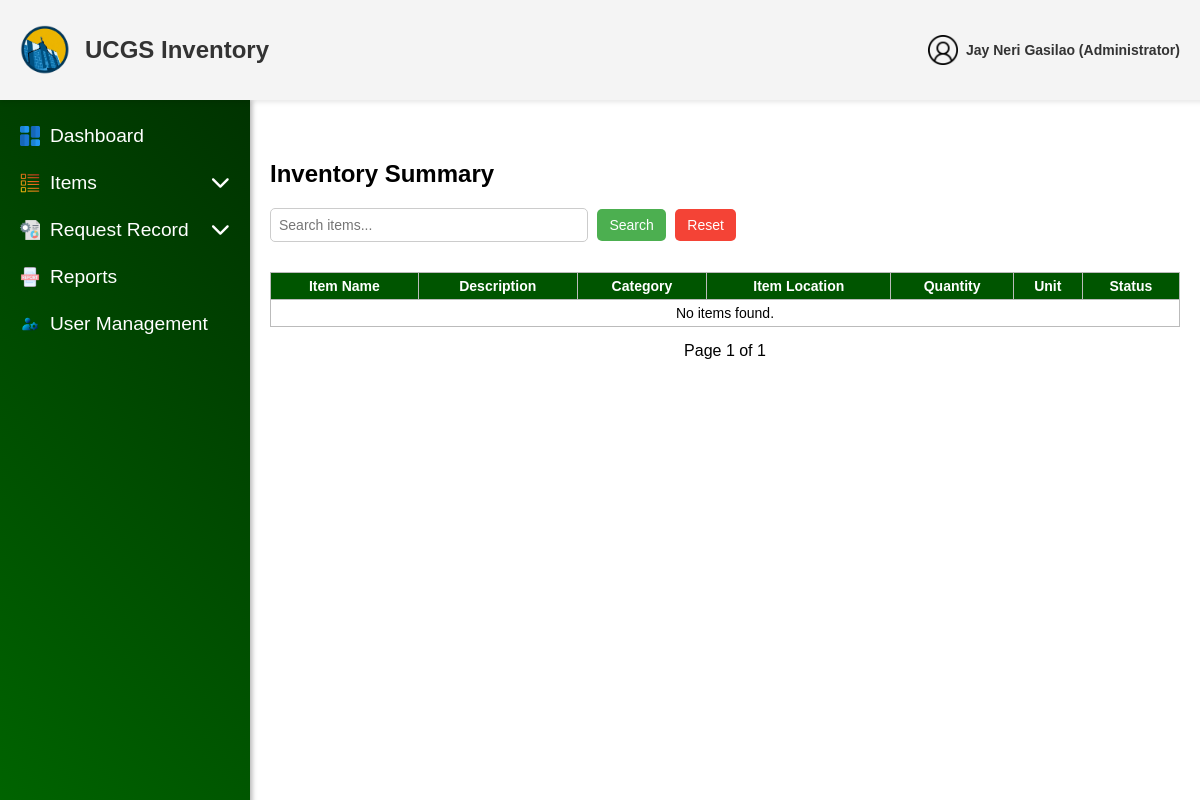
Before: /admin/InventorySummary.php (signed in) with the older database file.
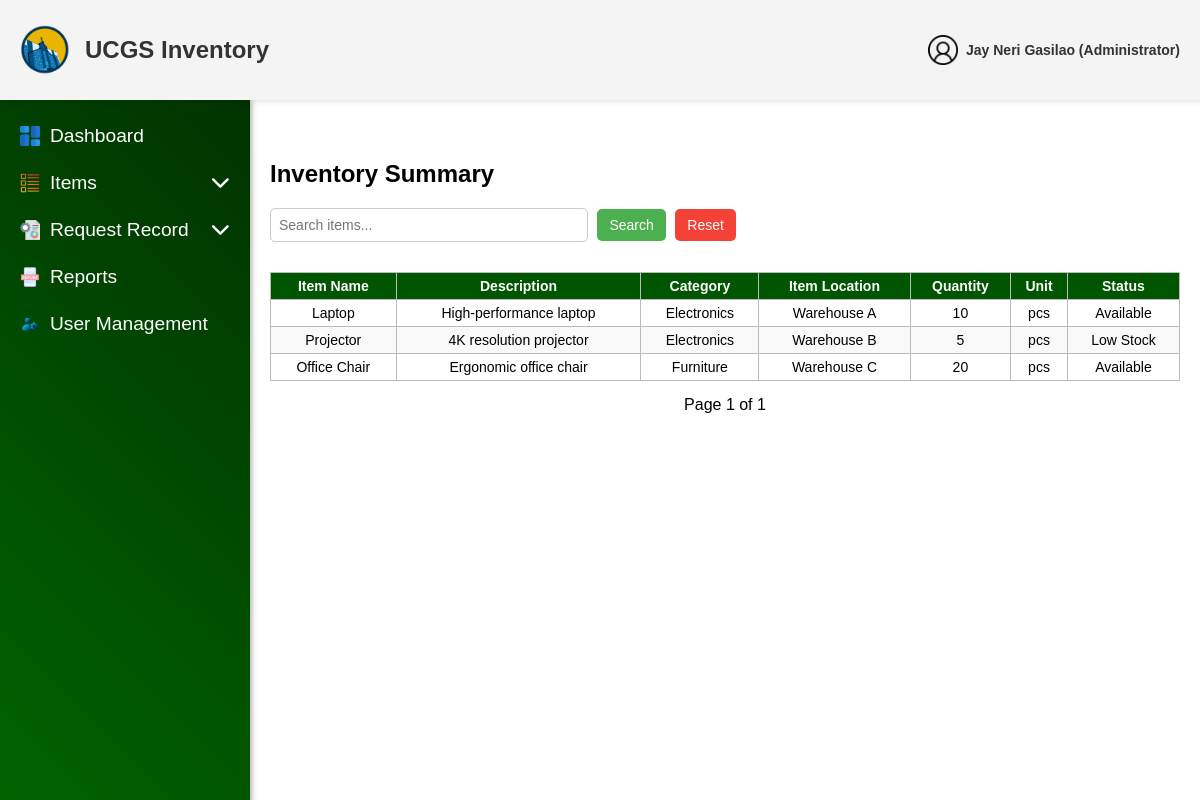
After: the same page with the newer database file.
### tables this page shows
CREATE TABLE IF NOT EXISTS users (
    user_id INT AUTO_INCREMENT PRIMARY KEY,
    username VARCHAR(255) NOT NULL UNIQUE,
    email VARCHAR(255) NOT NULL UNIQUE,
    password VARCHAR(255) NOT NULL,
    role ENUM('User', 'Administrator') NOT NULL,
    ministry ENUM('UCM', 'CWA', 'CHOIR', 'PWT', 'CYF') NOT NULL,
    status ENUM('Active', 'Deactivated') NOT NULL DEFAULT 'Active',
    created_at DATETIME NOT NULL DEFAULT CURRENT_TIMESTAMP,
    updated_at DATETIME DEFAULT NULL ON UPDATE CURRENT_TIMESTAMP
);

CREATE TABLE IF NOT EXISTS items (
    item_id INT AUTO_INCREMENT PRIMARY KEY,
    item_no VARCHAR(50) UNIQUE NOT NULL,
    item_name VARCHAR(255) NOT NULL,
    description TEXT,
    quantity INT NOT NULL,
    unit VARCHAR(20),
    status ENUM('Available', 'Out of Stock', 'Low Stock') NOT NULL,
    reorder_point INT DEFAULT 0,
    model_no VARCHAR(50),
    item_category VARCHAR(50),
    item_location VARCHAR(50),
    expiration DATE DEFAULT NULL,
    brand VARCHAR(50),
    supplier VARCHAR(50),
    price_per_item DECIMAL(10,2),
    deleted_at DATETIME DEFAULT NULL,
    last_updated DATETIME NOT NULL DEFAULT CURRENT_TIMESTAMP ON UPDATE CURRENT_TIMESTAMP
);

### admin/InventorySummary.php (the view, shortened to what this page needs)
<?php
include '../config/db_connection.php';
$currentAdminId = $_SESSION['user_id'];
$stmt = $conn->prepare("SELECT username, email, role FROM users WHERE user_id = ?");
$stmt->bind_param("i", $currentAdminId);
$stmt->execute();
$result = $stmt->get_result();
$currentAdmin = $result->fetch_assoc();
$accountName = $currentAdmin['username'] ?? 'User';
$accountRole = $currentAdmin['role'] ?? '';
$limit = 10;
$page = isset($_GET['page']) && $_GET['page'] > 0 ? (int)$_GET['page'] : 1;
$offset = ($page - 1) * $limit;
$totalQuery = "SELECT COUNT(*) AS total FROM items";
$totalResult = $conn->query($totalQuery);
$totalRows = $totalResult->fetch_assoc()['total'];
$totalPages = $totalRows > 0 ? ceil($totalRows / $limit) : 1;
$query = $conn->prepare("SELECT * FROM items LIMIT ? OFFSET ?");
$query->bind_param("ii", $limit, $offset);
$query->execute();
$result = $query->get_result();
?>
<!DOCTYPE html>
<html lang="en">
<head>
    <link rel="stylesheet" href="../css/Isummary.css">
    <link rel="stylesheet" href="https://cdnjs.cloudflare.com/ajax/libs/font-awesome/6.5.1/css/all.min.css">
</head>
<body>
<header class="header">
        <div class="header-content">
            <div class="left-side">
                <img src="../assets/img/Logo.png" alt="Logo" class="logo">
                <span class="website-name">UCGS Inventory</span>
            </div>
            <div class="right-side">
            <div class="user">
    <img src="../assets/img/users.png" alt="User" class="icon" id="userIcon">
    <span class="admin-text"><?php echo htmlspecialchars($accountName); ?> (<?php echo htmlspecialchars($accountRole); ?>)</span>
</div>
            </div>
        </div>
    </header>
    <aside class="sidebar">
        <ul>
            <li><a href="AdminDashboard.php"><img src="../assets/img/dashboards.png" alt="Dashboard Icon" class="sidebar-icon"> Dashboard</a></li>
            <li class="dropdown">
                <a href="#" class="dropdown-btn">
                    <img src="../assets/img/list-items.png" alt="Items Icon" class="sidebar-icon">
                    <span class="text">Items</span>
                    <i class="fa-solid fa-chevron-down arrow-icon"></i>
                </a>
            </li>
            <li class="dropdown">
                <a href="#" class="dropdown-btn">
                    <img src="../assets/img/request-for-proposal.png" alt="Request Icon" class="sidebar-icon">
                    <span class="text">Request Record</span>
                    <i class="fa-solid fa-chevron-down arrow-icon"></i>
                </a>
            </li>
            <li><a href="Reports.php"><img src="../assets/img/reports.png" alt="Reports Icon" class="sidebar-icon"> Reports</a></li>
            <li><a href="UserManagement.php"><img src="../assets/img/user-management.png" alt="User Management Icon" class="sidebar-icon"> User Management</a></li>
        </ul>
    </aside>
<div class="main-content">
    <h2 style="font-family:'Akrobat', sans-serif;">Inventory Summary</h2>
    <input type="text" id="searchBar" placeholder="Search items...">
    <button onclick="searchTable()">Search</button>
    <button onclick="resetSearch()">Reset</button>
    <table class="inventory-table">
        <thead>
            <tr>
                <th>Item Name</th>
                <th>Description</th>
                <th>Category</th>
                <th>Item Location</th>
                <th>Quantity</th>
                <th>Unit</th>
                <th>Status</th>
            </tr>
        </thead>
        <tbody>
            <?php if ($result->num_rows > 0): ?>
                <?php while ($row = $result->fetch_assoc()): ?>
                    <tr>
                        <td><?php echo $row['item_name']; ?></td>
                        <td><?php echo $row['description']; ?></td>
                        <td><?php echo $row['item_category'] ?? 'N/A'; ?></td>
                        <td><?php echo $row['item_location'] ?? 'N/A'; ?></td>
                        <td><?php echo $row['quantity']; ?></td>
                        <td><?php echo $row['unit']; ?></td>
                        <td><?php echo $row['status']; ?></td>
                    </tr>
                <?php endwhile; ?>
            <?php else: ?>
                <tr>
                    <td colspan="8">No items found.</td>
                </tr>
            <?php endif; ?>
        </tbody>
    </table>
    <div class="pagination">
        <span id="page-number" style="font-family:'Akrobat', sans-serif;">Page <?php echo $page; ?> of <?php echo $totalPages; ?></span>
    </div>
</div>
</body>
</html>

### css/Isummary.css (style rules this page uses)
body { margin: 0; font-family: 'Akrobat', sans-serif; }
.header { background-color: #f4f4f4; height: 100px; padding: 0 20px; box-shadow: 0 2px 5px rgba(0, 0, 0, 0.1); display: flex; align-items: center; position: fixed; top: 0; left: 0; width: 100%; z-index: 1000; }
.header-content { display: flex; justify-content: space-between; width: 100%; align-items: center; }
.main-content { margin-left: 250px; margin-top: 120px; padding: 20px; }
.left-side { display: flex; align-items: center; }
.logo { height: 50px; margin-right: 15px; }
.website-name { font-family: 'Akrobat', sans-serif; font-size: 1.5em; font-weight: bold; color: #333; }
.right-side { margin-right: 40px; display: flex; align-items: center; gap: 10px; }
.icon { height: 30px; margin-left: 20px; cursor: pointer; }
.sidebar { width: 250px; height: calc(100vh - 100px); background: linear-gradient(45deg, #006400, #003300); position: fixed; top: 100px; left: 0; display: flex; flex-direction: column; padding-top: 10px; box-shadow: 2px 0 5px rgba(0, 0, 0, 0.3); }
.sidebar ul { font-family: 'Akrobat', sans-serif; list-style: none; padding: 0px; margin: 0; }
.sidebar li { margin: 5px 0; }
.sidebar a, .dropdown-btn { font-family: 'Akrobat', sans-serif; text-decoration: none; color: rgb(255, 255, 255); font-size: 1.2em; padding: 10px 20px; display: flex; align-items: center; transition: background-color 0.3s ease, transform 0.2s ease-in-out; }
.sidebar a .text, .dropdown-btn .text { flex-grow: 1; text-align: left; }
.sidebar-icon { width: 20px; height: 20px; margin-right: 10px; transition: transform 0.2s ease-in-out; }
.dropdown-btn { display: flex; align-items: center; justify-content: space-between; cursor: pointer; }
.arrow-icon { margin-left: auto; transition: transform 0.3s ease; }
.user { position: relative; cursor: pointer; display: flex; align-items: center; gap: 8px; }
.user .icon { width: 30px; height: 30px; }
.admin-text { font-size: 14px; font-weight: bold; color: #333; }
#searchBar { width: 300px; padding: 8px; margin-bottom: 10px; border: 1px solid #ccc; border-radius: 5px; font-size: 14px; }
button { padding: 8px 12px; margin-left: 5px; border: none; cursor: pointer; font-size: 14px; border-radius: 5px; }
button:first-of-type { background-color: #4CAF50; color: white; }
button:last-of-type { background-color: #f44336; color: white; }
.inventory-table { width: 100%; border-collapse: collapse; margin-top: 20px; font-size: 14px; }
.inventory-table th, .inventory-table td { border: 1px solid #bbb; padding: 5px; text-align: center; white-space: nowrap; }
.inventory-table th { background-color: #005500; color: white; font-weight: bold; }
.inventory-table tr:nth-child(even) { background-color: #f9f9f9; }
.pagination { display: flex; justify-content: center; align-items: center; margin-top: 15px; gap: 10px; }

Changed rows visible on the page:
added items: item_name "Laptop", description "High-performance laptop", item_category "Electronics", item_location "Warehouse A", quantity "10", unit "pcs", status "Available"
added items: item_name "Projector", description "4K resolution projector", item_category "Electronics", item_location "Warehouse B", quantity "5", unit "pcs", status "Low Stock"
added items: item_name "Office Chair", description "Ergonomic office chair", item_category "Furniture", item_location "Warehouse C", quantity "20", unit "pcs", status "Available"
Other visible differences:
text no longer shown: "No items found."
